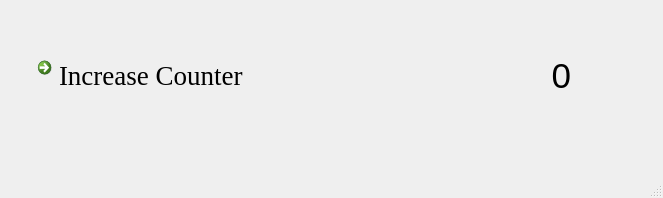
<?xml version="1.0" encoding="UTF-8"?>
<ui version="4.0">
 <class>MainWindow</class>
 <widget class="QMainWindow" name="MainWindow">
  <property name="geometry">
   <rect>
    <x>0</x>
    <y>0</y>
    <width>663</width>
    <height>198</height>
   </rect>
  </property>
  <property name="windowTitle">
   <string>MainWindow</string>
  </property>
  <widget class="QWidget" name="centralwidget">
   <widget class="QCommandLinkButton" name="commandLinkButton">
    <property name="geometry">
     <rect>
      <x>30</x>
      <y>50</y>
      <width>271</width>
      <height>51</height>
     </rect>
    </property>
    <property name="font">
     <font>
      <family>Times New Roman</family>
      <pointsize>20</pointsize>
      <weight>50</weight>
      <bold>false</bold>
     </font>
    </property>
    <property name="text">
     <string>Increase Counter</string>
    </property>
   </widget>
   <widget class="QLabel" name="lbl_kq">
    <property name="geometry">
     <rect>
      <x>340</x>
      <y>50</y>
      <width>231</width>
      <height>51</height>
     </rect>
    </property>
    <property name="font">
     <font>
      <pointsize>26</pointsize>
     </font>
    </property>
    <property name="text">
     <string>0</string>
    </property>
    <property name="textFormat">
     <enum>Qt::PlainText</enum>
    </property>
    <property name="alignment">
     <set>Qt::AlignRight|Qt::AlignTrailing|Qt::AlignVCenter</set>
    </property>
   </widget>
  </widget>
  <widget class="QMenuBar" name="menubar">
   <property name="geometry">
    <rect>
     <x>0</x>
     <y>0</y>
     <width>663</width>
     <height>26</height>
    </rect>
   </property>
  </widget>
  <widget class="QStatusBar" name="statusbar"/>
 </widget>
 <resources/>
 <connections/>
</ui>
